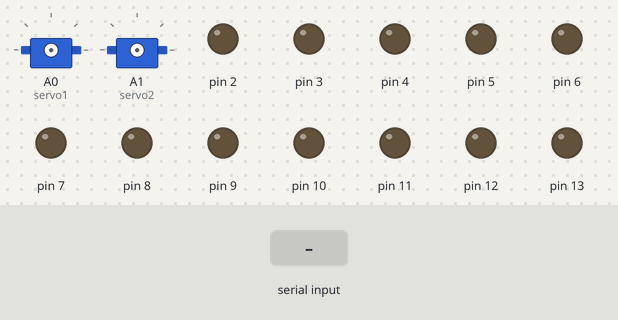
This sketch was run on a simulated Arduino Uno, built with avr-gcc and run on an emulated ATmega328P. Shown: 2 × servo, output pins drawn as LEDs (lit = HIGH). The test bench sets the inputs (shaded band).

Above: at 1.2 s.
1.3 s: "A90\n" received over Serial
At 2.1 s:
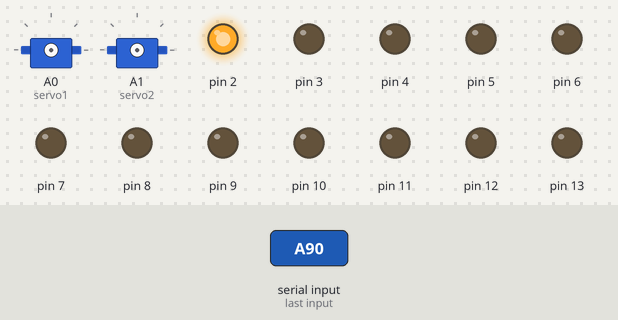
2.8 s: byte 77 ('M') received over Serial
At 4.9 s:
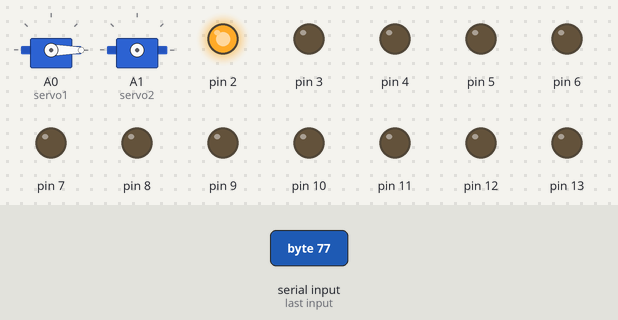
5.2 s: byte 78 ('N') received over Serial
At 6.9 s:
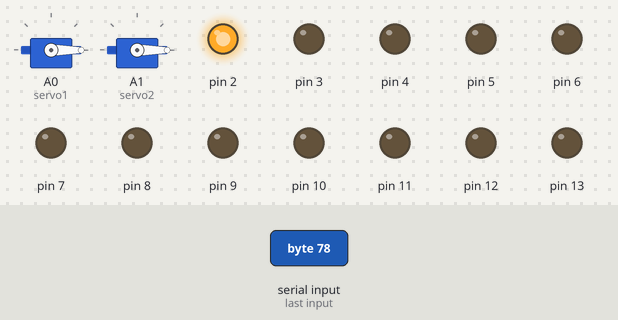
7.6 s: "G90\n" received over Serial
At 8.1 s:
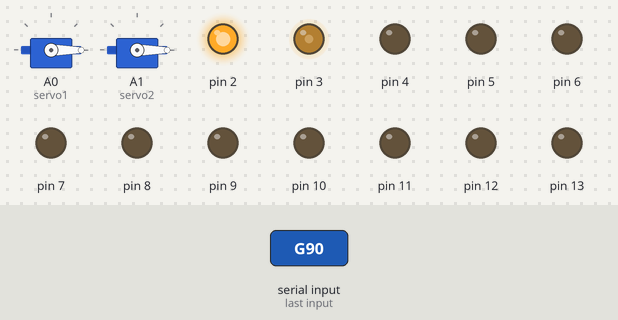
9.1 s: "G,45\n" received over Serial
At 10.3 s:
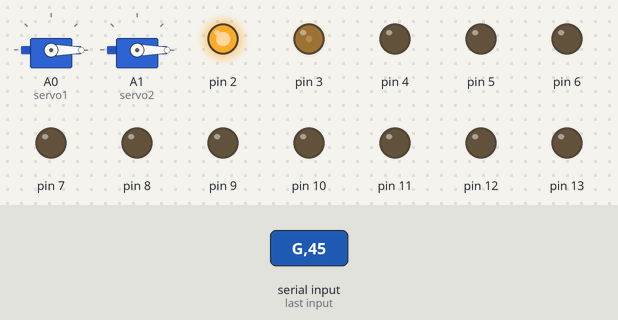
10.6 s: "B90\n" received over Serial
At 11.5 s:
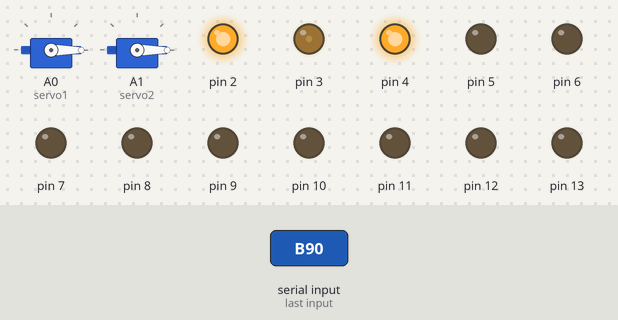
Timing chart, 0 to 13.1 s (numbered marks = the images above; inputs shaded):
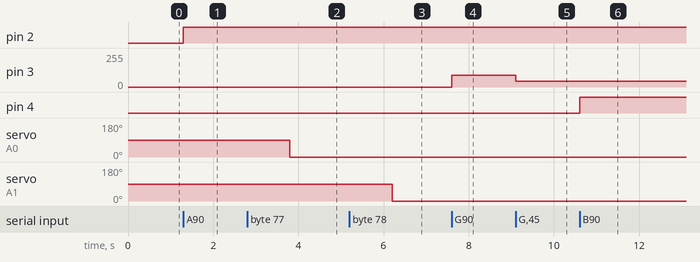

Measured:
- after the input at 1.3 s, pin 2: LOW → HIGH at once
- after the input at 2.8 s, servo on A0 (servo1): 90° → 0° after 1.0 s
- after the input at 5.2 s, servo on A1 (servo2): 90° → 0° after 1.0 s
- after the input at 7.6 s, pin 3: 0/255 → 90/255 at once
- after the input at 9.1 s, pin 3: 90/255 → 45/255 at once
- after the input at 10.6 s, pin 4: LOW → HIGH at once

The sketch:

Control_Arduino_Serial.ino
```cpp
#include <Servo.h>

//Declaração das variáveis
int var2 = 0;
int var3 = 0;
int var4 = 0;
int var5 = 0;
int var6 = 0;
int var7 = 0;
int var8 = 0;
int var9 = 0;
int var10 = 0;
int var11 = 0;
int var12 = 0;
int var13 = 0;
int dados=0;
int Analog=0;
int tempAnalog=0;
int varA0 = 90;
int varA1 = 90;
Servo servo1;
Servo servo2;

////////////////////////
void setup() {
  Serial.begin(19200);

  //configurando pinos como Saída
  pinMode(2, OUTPUT);
  pinMode(3, OUTPUT);
  pinMode(4, OUTPUT);
  pinMode(5, OUTPUT);
  pinMode(6, OUTPUT);
  pinMode(7, OUTPUT);
  pinMode(8, OUTPUT);
  pinMode(9, OUTPUT);
  pinMode(10, OUTPUT);
  pinMode(11, OUTPUT);
  pinMode(12, OUTPUT);
  pinMode(13, OUTPUT);

}
void loop() {

  //Aguarda dados na porta serial, padrao:  "'caractere''valor'", ex:  " A255 " atribue o valor 255 no pino 2 pwm, caso for um pino digital usar 0 ou 1. (usar \n no final de cada comando)
  if (Serial.available() > 0)
  {
       dados=Serial.read();

       //atribue os valores conforme os dados recebidos:
       switch (dados){
        case 'A':
          var2 = Serial.parseInt();
          digitalWrite(2, var2);
          break;
        case 'G':
          var3 = Serial.parseInt();
          analogWrite(3, var3);
          break;
        case 'B':
          var4 = Serial.parseInt();
          digitalWrite(4, var4);
          break;
        case 'H':
          var5 = Serial.parseInt();
          analogWrite(5, var5);
          break;
        case 'I':
          var6 = Serial.parseInt();
          analogWrite(6, var6);
          break;
        case 'C':
          var7 = Serial.parseInt();
          digitalWrite(7, var7);
          break;
        case 'D':
          var8 = Serial.parseInt();
          digitalWrite(8, var8);
          break;
        case 'J':
          var9 = Serial.parseInt();
          analogWrite(9, var9);
          break;
        case 'K':
          var10 = Serial.parseInt();
          analogWrite(10, var10);
          break;
        case 'L':
          var11 = Serial.parseInt();
          analogWrite(11, var11);
          break;
        case 'E':
          var12 = Serial.parseInt();
          digitalWrite(12, var12);
          break;
        case 'F':
          var13 = Serial.parseInt();
          digitalWrite(13, var13);
          break;
        case 'M':
          servo1.attach(A0);
          varA0 = Serial.parseInt();
          servo1.write(varA0);
          break;
        case 'N':
          servo2.attach(A1);
          varA1 = Serial.parseInt();
          servo2.write(varA1);
          break;

        }
    }

}
```
